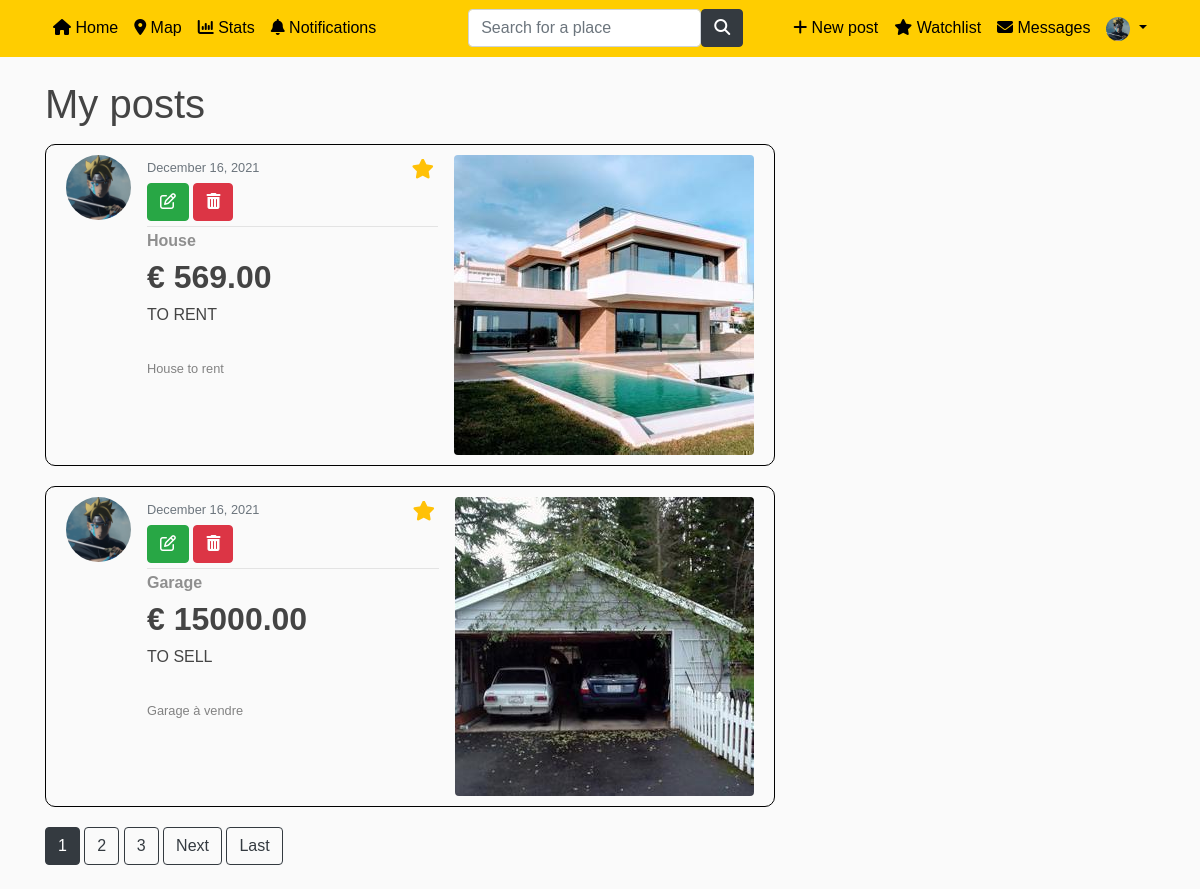
The app's page /my_posts/ (signed in) with its own data.
### users/models.py (models this page shows, shortened)
class Profile(models.Model):
    user = models.OneToOneField(User, on_delete=models.CASCADE) #CASCADE : si je supprime l'utilisateur, le profil sera supprimé aussi. Mais si je supprime le profil, l'utilisateur ne sera pas supprimé
    image = models.ImageField(default='default.jpg', upload_to='profile_pics') #default = image par défaut si l'user ne choisit aucune pdp
    price_preference = models.DecimalField(default=0, max_digits=15, decimal_places=2) #prix maximum préféré
    localisation_preference = models.CharField(default='Bruxelles', max_length=100) #localisation préférée
    sell_rent_preference = models.CharField(default='S', max_length=10, choices=SELLORRENT_CHOICES) #a vendre ou a louer

### blog/models.py (models this page shows, shortened)
class Post(models.Model): #creation d'un Post
    title = models.CharField(max_length=100)
    price = models.DecimalField(default=0, max_digits= 15, decimal_places=2)
    sell_rent = models.CharField(default= 'S', max_length=10, choices=SELLORRENT_CHOICES)
    localisation = models.CharField(default='Bruxelles',max_length=100)
    address = models.TextField(default='Boulevard du Triomphe 1 , 1050 Bruxelles')
    lat = models.FloatField(blank=True, null=True)  # blank pour autoriser des valeurs vides
    long = models.FloatField(blank=True, null=True)
    category = models.CharField(default= 'H', max_length=10, choices=CATEGORIES)
    surface = models.DecimalField(default=0, max_digits= 8, decimal_places=2)
    content = models.TextField()
    image = models.ImageField(default='defaultAnnounce.jpg', upload_to='announce_pics')
    image2 = models.ImageField(default='defaultAnnounce.jpg', upload_to='announce_pics')
    image3 = models.ImageField(default='defaultAnnounce.jpg', upload_to='announce_pics')
    date_posted = models.DateTimeField(default=timezone.now)
    author = models.ForeignKey(User, on_delete=models.CASCADE) #ForeignKey = reférence à une autre classe (clé étrangère) --> on_delete=models.CASCADE --> signifie que lors de la suppression d'un User, tous ses posts seront supprimés aussi
    number_views = models.IntegerField(default=0)
    room_number = models.IntegerField(default=0, blank=True, null=True)

### blog/views.py (the view)
# urls.py: path('my_posts/', UserMyPostsListView.as_view(), name='user-myposts'), #permet de consulter "My posts"
class UserMyPostsListView(ListView): #affiche les posts dans "My Posts"
    model = Post
    template_name = 'blog/user_myposts.html'  # <app>/<model>_<viewtype>.html
    context_object_name = 'posts'
    ordering = ['-date_posted']
    paginate_by = 5

### blog/templates/blog/user_myposts.html (shortened to what this page needs)
{% extends "blog/base.html" %}
{% block content %}
<h1 class="mb-3"> My posts </h1>
    {% for post in posts %}
        {% if post.author == user %}
        <a class="content-article" href="{% url 'post-detail' post.id %}">
                <article class="media content-section">
                    <img class="rounded-circle article-img" src="{{ post.author.profile.image.url }}">
                    <div class="media-body">
                        {% if user.is_authenticated %}
                                <form action="{% url 'add-post-in-watchlist' %}" method="POST">
                                <button class="btn btn-outline-warning m-1" id="btnFav1" type="submit" >
                                    <i class="fa fa-star" style="font-size:20px;"></i>
                                </button>
                            </form>
                        {% endif %}
                        <div class="article-metadata">
                            <small class="text-muted">{{ post.date_posted|date:"F d, Y" }}</small>
                            <div>
                                <a class="btn btn-success mt-1 mb-1" href="{% url 'post-update' post.id %}"><i class="fa fa-pencil-square-o"></i></a>
                                <a class="btn btn-danger mt-1 mb-1" href="{% url 'post-delete' post.id %}"><i class="fa fa-trash"></i></a>
                            </div>
                        </div>
                        <div class="post-content">
                            <h6 class="post-content-category"><b>{{ post.get_category_display }}</b></h6>
                            <h2 class="display-5"><b>€ {{ post.price }}</b></h2>
                            <h6 class="text-uppercase">{{ post.get_sell_rent_display }}</h6>
                            <br>
                            <p class="post-content-title"><small>{{ post.title }}</small></p>
                        </div>
                    </div>
                    <img class="rounded float-left ml-3" src="{{ post.image.url }}">
                </article>
            </a>
        {% endif %}
    {% endfor %}
    {% if is_paginated %}
        {% for num in page_obj.paginator.page_range %}
            {% if page_obj.number == num %}
                <a class="btn btn-dark mb-4" href="?page={{ num }}">{{ num }}</a>
            {% elif num > page_obj.number|add:'-3' and num < page_obj.number|add:'3' %}
                <a class="btn btn-outline-dark mb-4" href="?page={{ num }}">{{ num }}</a>
            {% endif %}
        {% endfor %}
        {% if page_obj.has_next %}
                <a class="btn btn-outline-dark mb-4" href="?page={{ page_obj.next_page_number }}">Next</a>
                <a class="btn btn-outline-dark mb-4" href="?page={{ page_obj.paginator.num_pages }}">Last</a>
        {% endif %}
    {% endif %}
{% endblock content %}

### blog/templates/blog/base.html (shortened to what this page needs)
<!DOCTYPE html>
{% load static %}
<html lang="en">
<head>
    <link href="https://stackpath.bootstrapcdn.com/bootstrap/4.4.1/css/bootstrap.min.css"
 rel="stylesheet">
    <link rel="stylesheet" type="text/css" href="{% static 'blog/main.css' %}">
    <link rel="stylesheet" href="https://cdn.jsdelivr.net/npm/bootstrap-icons@1.7.1/font/bootstrap-icons.css">
    <link href='https://api.mapbox.com/mapbox-gl-js/v2.6.1/mapbox-gl.css' rel='stylesheet' />
</head>
<body>
<header class="site-header">
    <nav class="navbar navbar-expand-md navbar-dark bg-steel fixed-top">
        <div class="container">
            <div class="collapse navbar-collapse" id="navbarToggle">
                <div class="navbar-nav mr-auto">
                    <a class="nav-item nav-link" href="{% url 'blog-home' %}"><i class="fa fa-home"></i> Home</a>
                    <a class="nav-item nav-link" href="{% url 'blog-map' %}"><i class="fa fa-map-marker"></i> Map</a>
                    {% if user.is_authenticated %}
                        <a class="nav-item nav-link" href="{% url 'blog-stats' %}"><i class="fa fa-bar-chart"></i> Stats</a>
                        <a class="nav-item nav-link" href="{% url 'user-mypreferences' %}"><i class="fa fa-bell"></i> Notifications</a>
                    {% endif %}
                </div>
                <div class="navbar-nav mx-auto">
                     <form class="d-flex" method=POST action="{% url 'place-search' %}">
                        <input class="form-control me-2" type="search" placeholder="Search for a place" aria-label="Search" name="search">
                        <button class="btn btn-dark" type="submit"><i class="fa fa-search"></i></button>
                     </form>
                </div>
                <div class="navbar-nav">
                    {% if user.is_authenticated %}
                        <a class="nav-item nav-link" href="{% url 'post-create' %}"> <i class="fa fa-plus"></i> New post</a>
                        <a class="nav-item nav-link" href="{% url 'user-watchlist' %}"><i class="fa fa-star"></i> Watchlist</a>
                        <a class="nav-item nav-link" href="{% url 'user-messages' %}"><i class="fa fa-envelope"></i> Messages</a>
                        <li class="nav-item dropdown">
                            <a class="nav-link dropdown-toggle" href="#" id="navbarDropdown" data-toggle="dropdown" aria-haspopup="true" aria-expanded="false">
                              <img class="rounded-circle navbar-profile" src="{{ request.user.profile.image.url }}">
                            </a>
                        </li>
                    {% else %}
                        <a class="nav-item nav-link" href="{% url 'login' %}"> <i class="fa fa-sign-in"></i> Login</a>
                        <a class="nav-item nav-link" href="{% url 'register' %}">Register</a>
                    {% endif %}
                </div>
            </div>
        </div>
    </nav>
</header>
<main role="main" class="container">
  <div class="row">
    <div class="col-md-8">
      {% block content %} {% endblock %}
    </div>
  </div>
</main>
</body>
</html>

### blog/static/blog/main.css (style rules this page uses)
body { font-family: Verdana, sans-serif; background: #fafafa; color: #333333; margin-top: 5rem; }
h1, h2, h3, h4, h5, h6 { color: #444444; }
#btnFav1 { float: right; background-color: transparent; background-repeat: no-repeat; border: none; overflow: hidden; padding: 0; outline: none; }
.post-content-title { color: #828282; }
.post-content-category { color: #8F8F8F; }
.site-header .navbar-nav .nav-link { color: black; }
.bg-steel { background-color: #FFCD00; }
.navbar-profile { width: 1.5em; height: 1.5em; }
.content-section { transition: box-shadow .3s; background: #fafafa; padding: 10px 20px; border: 1px solid black; border-radius: 10px; margin-bottom: 20px; }
.article-img { height: 65px; width: 65px; margin-right: 16px; }
.article-metadata { padding-bottom: 1px; margin-bottom: 4px; border-bottom: 1px solid #e3e3e3 }

### records on screen
Post: author.profile.image (picture), date_posted "December 16, 2021", category "House", price "569.00", sell_rent "TO RENT", title "House to rent", image (picture)
Post: author.profile.image (picture), date_posted "December 16, 2021", category "Garage", price "15000.00", sell_rent "TO SELL", title "Garage à vendre", image (picture)

### other values on screen
{{ num }} "1"
{{ num }} "2" "3"
